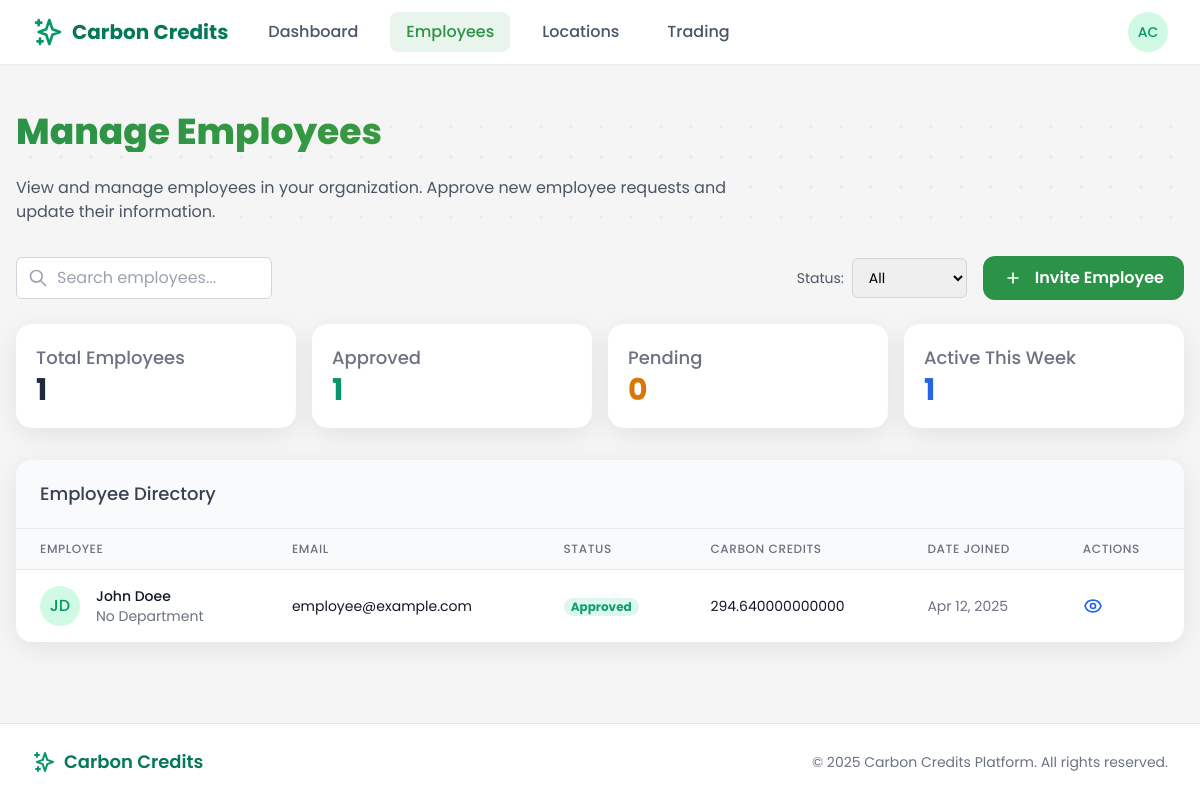
The page /employer/employees/ (signed in) on the database as committed earlier.
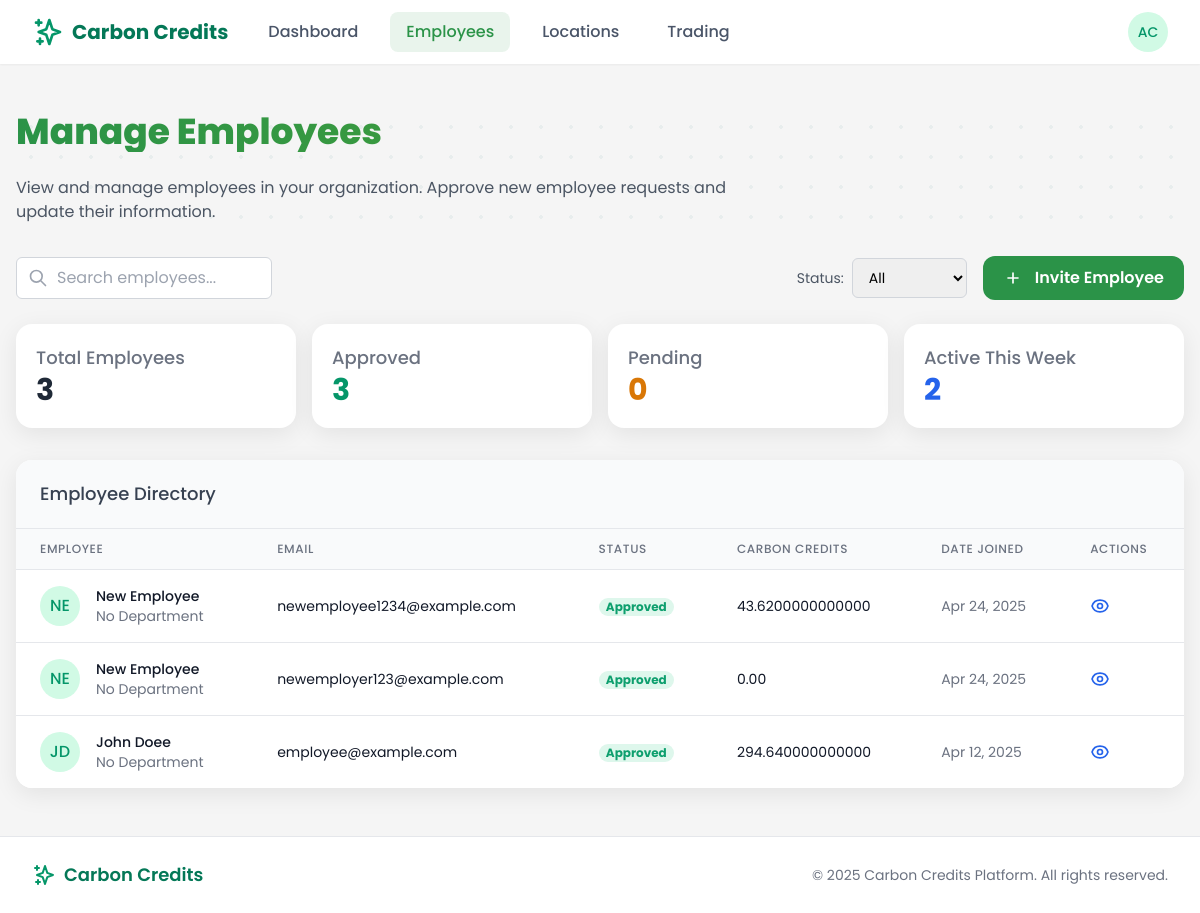
The same page on the database as committed later.
### users/models.py (models this page shows, shortened)
class CustomUser(AbstractUser):
    is_employee = models.BooleanField(default=False)
    is_employer = models.BooleanField(default=False)
    is_bank_admin = models.BooleanField(default=False)
    is_super_admin = models.BooleanField(default=False)
    email = models.EmailField(_('email address'), unique=True)
    date_joined = models.DateTimeField(default=timezone.now)
    approved = models.BooleanField(default=False)
    USERNAME_FIELD = 'email'
    REQUIRED_FIELDS = ['username', 'first_name', 'last_name']
    class Meta:
        verbose_name = _('user')
        verbose_name_plural = _('users')

class EmployeeProfile(models.Model):
    user = models.OneToOneField(
        CustomUser,
        on_delete=models.CASCADE,
        related_name='employee_profile'
    )
    employer = models.ForeignKey(
        EmployerProfile,
        on_delete=models.CASCADE,
        related_name='employees'
    )
    employee_id = models.CharField(max_length=50, blank=True, null=True)
    approved = models.BooleanField(default=False)
    created_at = models.DateTimeField(default=timezone.now)
    wallet_balance = models.DecimalField(max_digits=10, decimal_places=2, default=0)
    department = models.CharField(max_length=100, blank=True)

### core/views/employer_views.py (the view)
# urls.py: path('employees/', employees_list, name='employees'),
@login_required
@user_passes_test(lambda u: u.is_employer)
def employees_list(request):
    employees = request.user.employer_profile.employees.all().order_by('-created_at')
    total_employees = employees.count()
    approved_employees = employees.filter(approved=True).count()
    pending_employees = employees.filter(approved=False).count()
    one_week_ago = timezone.now() - timedelta(days=7)
    employee_ids = employees.filter(approved=True).values_list('id', flat=True)
    active_employees_count = Trip.objects.filter(
        employee__in=employee_ids,
        start_time__gte=one_week_ago
    ).values('employee').distinct().count()
    for employee in employees:
        employee_trips = Trip.objects.filter(employee=employee)
        employee.total_credits = employee_trips.aggregate(Sum('credits_earned'))['credits_earned__sum'] or 0
        employee.trip_count = employee_trips.count()
        employee.total_co2_saved = employee_trips.aggregate(Sum('carbon_savings'))['carbon_savings__sum'] or 0
    context = {
        'employees': employees,
        'total_employees': total_employees,
        'approved_employees': approved_employees,
        'pending_employees': pending_employees,
        'active_employees_count': active_employees_count,
        'page_title': 'Manage Employees',
    }
    return render(request, 'employer/employees.html', context)

### templates/employer/employees.html (shortened to what this page needs)
{% extends 'base.html' %}
{% block content %}
<div class="employees-container px-4 py-6">
    <div class="relative mb-8">
        <div class="bg-pattern"></div>
        <div class="relative z-10">
            <h1 class="section-headline text-3xl md:text-4xl font-bold mb-6">Manage Employees</h1>
            <p class="text-gray-600 max-w-3xl">
                View and manage employees in your organization. Approve new employee requests and update their information.
            </p>
        </div>
    </div>
    <div class="flex flex-col md:flex-row justify-between items-start md:items-center mb-6 gap-4">
        <div class="search-container w-full md:w-64">
            <div class="search-icon">
                <svg xmlns="http://www.w3.org/2000/svg" class="h-5 w-5" fill="none" viewBox="0 0 24 24" stroke="currentColor">
                    <path stroke-linecap="round" stroke-linejoin="round" stroke-width="2" d="M21 21l-6-6m2-5a7 7 0 11-14 0 7 7 0 0114 0z" />
                </svg>
            </div>
            <input type="text" placeholder="Search employees..." id="employee-search" class="search-input w-full px-4 py-2 rounded-md border border-gray-300 focus:outline-none focus:ring-2 focus:ring-green-500 focus:border-transparent">
        </div>
        <div class="flex items-center space-x-4">
            <div class="flex items-center space-x-2">
                <span class="text-sm text-gray-600">Status:</span>
                <select id="status-filter" class="px-3 py-2 rounded-md border border-gray-300 text-sm focus:outline-none focus:ring-2 focus:ring-green-500 focus:border-transparent">
                    <option value="all">All</option>
                </select>
            </div>
            <button id="open-invite-modal" class="btn-primary flex items-center">
                <svg xmlns="http://www.w3.org/2000/svg" class="h-5 w-5 mr-1" fill="none" viewBox="0 0 24 24" stroke="currentColor">
                    <path stroke-linecap="round" stroke-linejoin="round" stroke-width="2" d="M12 6v6m0 0v6m0-6h6m-6 0H6" />
                </svg>
                Invite Employee
            </button>
        </div>
    </div>
    <div class="grid grid-cols-1 sm:grid-cols-2 md:grid-cols-4 gap-4 mb-8">
        <div class="modern-card p-5">
            <h3 class="text-lg font-medium text-gray-500">Total Employees</h3>
            <p class="text-3xl font-bold text-gray-800">{{ total_employees }}</p>
        </div>
        <div class="modern-card p-5">
            <h3 class="text-lg font-medium text-gray-500">Approved</h3>
            <p class="text-3xl font-bold text-green-600">{{ approved_employees }}</p>
        </div>
        <div class="modern-card p-5">
            <h3 class="text-lg font-medium text-gray-500">Pending</h3>
            <p class="text-3xl font-bold text-yellow-600">{{ pending_employees }}</p>
        </div>
        <div class="modern-card p-5">
            <h3 class="text-lg font-medium text-gray-500">Active This Week</h3>
            <p class="text-3xl font-bold text-blue-600">{{ active_employees_count }}</p>
        </div>
    </div>
    <div class="modern-card overflow-hidden">
        <div class="px-6 py-5 border-b border-gray-200 bg-gray-50">
            <h3 class="text-lg font-medium text-gray-700">Employee Directory</h3>
        </div>
        {% if employees %}
        <div class="overflow-x-auto">
            <table class="min-w-full divide-y divide-gray-200">
                <thead class="bg-gray-50">
                    <tr>
                        <th scope="col" class="px-6 py-3 text-left text-xs font-medium text-gray-500 uppercase tracking-wider">Employee</th>
                        <th scope="col" class="px-6 py-3 text-left text-xs font-medium text-gray-500 uppercase tracking-wider">Email</th>
                        <th scope="col" class="px-6 py-3 text-left text-xs font-medium text-gray-500 uppercase tracking-wider">Status</th>
                        <th scope="col" class="px-6 py-3 text-left text-xs font-medium text-gray-500 uppercase tracking-wider">Carbon Credits</th>
                        <th scope="col" class="px-6 py-3 text-left text-xs font-medium text-gray-500 uppercase tracking-wider">Date Joined</th>
                        <th scope="col" class="px-6 py-3 text-left text-xs font-medium text-gray-500 uppercase tracking-wider">Actions</th>
                    </tr>
                </thead>
                <tbody class="bg-white divide-y divide-gray-200" id="employees-table-body">
                    {% for employee in employees %}
                    <tr class="employee-row" data-status="{% if employee.approved %}approved{% else %}pending{% endif %}">
                        <td class="px-6 py-4 whitespace-nowrap">
                            <div class="flex items-center">
                                <div class="h-10 w-10 rounded-full bg-green-100 flex items-center justify-center text-green-600 font-medium">
                                    {{ employee.user.first_name|slice:":1" }}{{ employee.user.last_name|slice:":1" }}
                                </div>
                                <div class="ml-4">
                                    <div class="text-sm font-medium text-gray-900">{{ employee.user.get_full_name }}</div>
                                    <div class="text-sm text-gray-500">{{ employee.department|default:"No Department" }}</div>
                                </div>
                            </div>
                        </td>
                        <td class="px-6 py-4 whitespace-nowrap">
                            <div class="text-sm text-gray-900">{{ employee.user.email }}</div>
                        </td>
                        <td class="px-6 py-4 whitespace-nowrap">
                            {% if employee.approved %}
                            <span class="badge badge-success">Approved</span>
                            {% else %}
                            <span class="badge badge-warning">Pending</span>
                            {% endif %}
                        </td>
                        <td class="px-6 py-4 whitespace-nowrap">
                            <div class="text-sm text-gray-900">{{ employee.total_credits|default:"0.00" }}</div>
                        </td>
                        <td class="px-6 py-4 whitespace-nowrap text-sm text-gray-500">
                            {{ employee.created_at|date:"M d, Y" }}
                        </td>
                        <td class="px-6 py-4 whitespace-nowrap text-right text-sm font-medium">
                            <div class="flex space-x-2">
                                <button
                                    class="text-blue-600 hover:text-blue-900 action-btn view-employee-btn"
                                    data-employee-id="{{ employee.id }}"
                                    data-employee-name="{{ employee.user.get_full_name }}"
                                    data-employee-email="{{ employee.user.email }}"
                                    data-employee-status="{% if employee.approved %}Approved{% else %}Pending{% endif %}"
                                    data-employee-joined="{{ employee.created_at|date:'M d, Y' }}"
                                    data-employee-department="{{ employee.department|default:'Not specified' }}"
                                    data-employee-credits="{{ employee.total_credits|default:'0.00' }}"
                                    data-employee-trips="{{ employee.trip_count|default:'0' }}"
                                    data-employee-co2="{{ employee.total_co2_saved|default:'0.00' }}"
                                >
                                </button>
                            </div>
                        </td>
                    </tr>
                    {% endfor %}
                </tbody>
            </table>
        </div>
        {% endif %}
    </div>
</div>
{% endblock %}

### templates/base.html (shortened to what this page needs)
{% load static %}
<!DOCTYPE html>
<html lang="en">
<head>
    <link href="https://cdn.jsdelivr.net/npm/tailwindcss@2.2.19/dist/tailwind.min.css" rel="stylesheet">
</head>
<body class="flex flex-col min-h-screen">
    <header class="bg-white shadow-sm sticky top-0 z-50">
        <nav class="max-w-7xl mx-auto px-4 sm:px-6 lg:px-8">
            <div class="flex justify-between h-16">
                <div class="flex">
                    <div class="flex-shrink-0 flex items-center">
                        <a href="{% url 'home' %}" class="flex items-center">
                            <svg xmlns="http://www.w3.org/2000/svg" class="h-8 w-8 text-green-600" fill="none" viewBox="0 0 24 24" stroke="currentColor">
                                <path stroke-linecap="round" stroke-linejoin="round" stroke-width="2" d="M5 3v4M3 5h4M6 17v4m-2-2h4m5-16l2.286 6.857L21 12l-5.714 2.143L13 21l-2.286-6.857L5 12l5.714-2.143L13 3z" />
                            </svg>
                            <span class="ml-2 text-xl font-bold text-green-700">Carbon Credits</span>
                        </a>
                    </div>
                    {% if user.is_authenticated %}
                    <div class="hidden sm:ml-6 sm:flex sm:space-x-4 items-center">
                        {% if user.is_super_admin %}
                        <a href="{% url 'admin_dashboard' %}" class="nav-link {% if request.resolver_match.url_name == 'admin_dashboard' %}active{% endif %}">Dashboard</a>
                        <a href="{% url 'admin_users' %}" class="nav-link {% if request.resolver_match.url_name == 'admin_users' %}active{% endif %}">Users</a>
                        <a href="{% url 'admin_reports' %}" class="nav-link {% if request.resolver_match.url_name == 'admin_reports' %}active{% endif %}">Reports</a>
                        {% elif user.is_employer %}
                        <a href="{% url 'employer:employer_dashboard' %}" class="nav-link {% if request.resolver_match.url_name == 'employer_dashboard' %}active{% endif %}">Dashboard</a>
                        <a href="{% url 'employer:employees' %}" class="nav-link {% if request.resolver_match.url_name == 'employees' %}active{% endif %}">Employees</a>
                        <a href="{% url 'employer:locations' %}" class="nav-link {% if request.resolver_match.url_name == 'locations' %}active{% endif %}">Locations</a>
                        <a href="{% url 'employer:trading' %}" class="nav-link {% if request.resolver_match.url_name == 'trading' %}active{% endif %}">Trading</a>
                        {% endif %}
                    </div>
                    {% endif %}
                </div>
                <div class="flex items-center">
                    {% if user.is_authenticated %}
                    <div class="ml-3 relative">
                        <div>
                            <button type="button" class="bg-white rounded-full flex text-sm focus:outline-none focus:ring-2 focus:ring-offset-2 focus:ring-green-500" id="user-menu-button" aria-expanded="false" aria-haspopup="true">
                                <div class="h-10 w-10 rounded-full bg-green-100 flex items-center justify-center text-green-600 font-medium">
                                    {{ user.first_name|slice:":1" }}{{ user.last_name|slice:":1" }}
                                </div>
                            </button>
                        </div>
                    </div>
                    {% else %}
                    <a href="{% url 'login' %}" class="btn-secondary">Log in</a>
                    <a href="{% url 'register' %}" class="ml-3 btn-primary">Register</a>
                    {% endif %}
                </div>
            </div>
        </nav>
    </header>
    <main class="flex-grow py-6">
        {% block content %}{% endblock %}
    </main>
    <footer class="bg-white py-6 border-t border-gray-200 mt-auto">
        <div class="max-w-7xl mx-auto px-4 sm:px-6 lg:px-8">
            <div class="flex flex-col md:flex-row md:justify-between items-center">
                <div class="flex items-center mb-4 md:mb-0">
                    <svg xmlns="http://www.w3.org/2000/svg" class="h-6 w-6 text-green-600" fill="none" viewBox="0 0 24 24" stroke="currentColor">
                        <path stroke-linecap="round" stroke-linejoin="round" stroke-width="2" d="M5 3v4M3 5h4M6 17v4m-2-2h4m5-16l2.286 6.857L21 12l-5.714 2.143L13 21l-2.286-6.857L5 12l5.714-2.143L13 3z" />
                    </svg>
                    <span class="ml-2 text-lg font-semibold text-green-700">Carbon Credits</span>
                </div>
                <p class="text-center text-gray-500 text-sm">
                    &copy; {% now "Y" %} Carbon Credits Platform. All rights reserved.
                </p>
            </div>
        </div>
    </footer>
</body>
</html>

Rows that differ between the two databases and show on the page:
added EmployeeProfile: user.first_name "N", user.last_name "E", user.get_full_name "New Employee", department "No Department", user.email "newemployee1234@example.com", approved "Approved", total_credits "43.6200000000000", created_at "Apr 24, 2025"
added EmployeeProfile: user.first_name "N", user.last_name "E", user.get_full_name "New Employee", department "No Department", user.email "newemployer123@example.com", approved "Approved", total_credits "0.00", created_at "Apr 24, 2025"
Other text that changed with them:
{{ total_employees }}: "1" → "3"
{{ approved_employees }}: "1" → "3"
{{ active_employees_count }}: "1" → "2"
